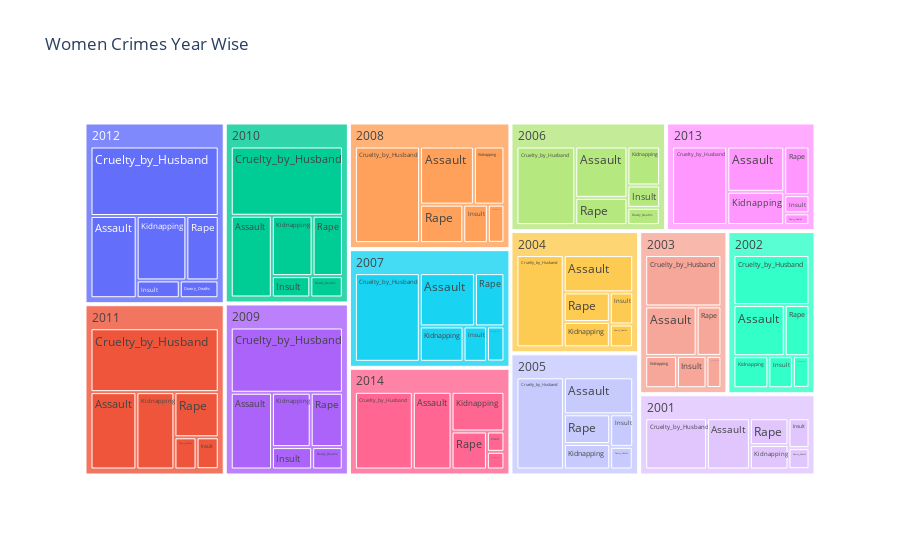

The cell this chart's notebook holds for it:
### Code cell
classy = year_wise_data.melt(id_vars = "Year", var_name = "Cases")
px.treemap(data_frame=classy, path = ["Year", "Cases"], values="value", title = "Women Crimes Year Wise")

### Figure 1 — Plotly figure (JSON) as saved in the notebook; plotly's stock layout.template omitted (floating-point values rounded to 4 significant figures)
{"data": [{"branchvalues": "total", "domain": {"x": [0, 1], "y": [0, 1]}, "hovertemplate": "labels=%{label}<br>value=%{value}<br>parent=%{parent}<br>id=%{id}<extra></extra>", "ids": ["2001/Assault", "2002/Assault", "2003/Assault", "2004/Assault", "2005/Assault", "2006/Assault", "2007/Assault", "2008/Assault", "2009/Assault", "2010/Assault", "2011/Assault", "2012/Assault", "2013/Assault", "2014/Assault", "2001/Cruelty_by_Husband", "2002/Cruelty_by_Husband", "2003/Cruelty_by_Husband", "2004/Cruelty_by_Husband", "2005/Cruelty_by_Husband", "2006/Cruelty_by_Husband", "2007/Cruelty_by_Husband", "2008/Cruelty_by_Husband", "2009/Cruelty_by_Husband", "2010/Cruelty_by_Husband", "2011/Cruelty_by_Husband", "2012/Cruelty_by_Husband", "2013/Cruelty_by_Husband", "2014/Cruelty_by_Husband", "2001/Dowry_Deaths", "2002/Dowry_Deaths", "2003/Dowry_Deaths", "2004/Dowry_Deaths", "2005/Dowry_Deaths", "2006/Dowry_Deaths", "2007/Dowry_Deaths", "2008/Dowry_Deaths", "2009/Dowry_Deaths", "2010/Dowry_Deaths", "2011/Dowry_Deaths", "2012/Dowry_Deaths", "2013/Dowry_Deaths", "2014/Dowry_Deaths", "2001/Importation", "2002/Importation", "2003/Importation", "2004/Importation", "2005/Importation", "2006/Importation", "2007/Importation", "2008/Importation", "2009/Importation", "2010/Importation", "2011/Importation", "2012/Importation", "2013/Importation", "2014/Importation", "2001/Insult", "2002/Insult", "2003/Insult", "2004/Insult", "2005/Insult", "2006/Insult", "2007/Insult", "2008/Insult", "2009/Insult", "2010/Insult", "2011/Insult", "2012/Insult", "2013/Insult", "2014/Insult", "2001/Kidnapping", "2002/Kidnapping", "2003/Kidnapping", "2004/Kidnapping", "2005/Kidnapping", "2006/Kidnapping", "2007/Kidnapping", "2008/Kidnapping", "2009/Kidnapping", "2010/Kidnapping", "2011/Kidnapping", "2012/Kidnapping", "2013/Kidnapping", "2014/Kidnapping", "2001/Rape", "2002/Rape", "2003/Rape", "2004/Rape", "2005/Rape", "2006/Rape", "2007/Rape", "2008/Rape", "2009/Rape", "2010/Rape", "2011/Rape", "2012/Rape", "2013/Rape", "2014/Rape", "2001", "2002", "2003", "2004", "2005", "2006", "2007", "2008", "2009", "2010", "2011", "2012", "2013", "2014"], "labels": ["Assault", "Assault", "Assault", "Assault", "Assault", "Assault", "Assault", "Assault", "Assault", "Assault", "Assault", "Assault", "Assault", "Assault", "Cruelty_by_Husband", "Cruelty_by_Husband", "Cruelty_by_Husband", "Cruelty_by_Husband", "Cruelty_by_Husband", "Cruelty_by_Husband", "Cruelty_by_Husband", "Cruelty_by_Husband", "Cruelty_by_Husband", "Cruelty_by_Husband", "Cruelty_by_Husband", "Cruelty_by_Husband", "Cruelty_by_Husband", "Cruelty_by_Husband", "Dowry_Deaths", "Dowry_Deaths", "Dowry_Deaths", "Dowry_Deaths", "Dowry_Deaths", "Dowry_Deaths", "Dowry_Deaths", "Dowry_Deaths", "Dowry_Deaths", "Dowry_Deaths", "Dowry_Deaths", "Dowry_Deaths", "Dowry_Deaths", "Dowry_Deaths", "Importation", "Importation", "Importation", "Importation", "Importation", "Importation", "Importation", "Importation", "Importation", "Importation", "Importation", "Importation", "Importation", "Importation", "Insult", "Insult", "Insult", "Insult", "Insult", "Insult", "Insult", "Insult", "Insult", "Insult", "Insult", "Insult", "Insult", "Insult", "Kidnapping", "Kidnapping", "Kidnapping", "Kidnapping", "Kidnapping", "Kidnapping", "Kidnapping", "Kidnapping", "Kidnapping", "Kidnapping", "Kidnapping", "Kidnapping", "Kidnapping", "Kidnapping", "Rape", "Rape", "Rape", "Rape", "Rape", "Rape", "Rape", "Rape", "Rape", "Rape", "Rape", "Rape", "Rape", "Rape", "2001", "2002", "2003", "2004", "2005", "2006", "2007", "2008", "2009", "2010", "2011", "2012", "2013", "2014"], "name": "", "parents": ["2001", "2002", "2003", "2004", "2005", "2006", "2007", "2008", "2009", "2010", "2011", "2012", "2013", "2014", "2001", "2002", "2003", "2004", "2005", "2006", "2007", "2008", "2009", "2010", "2011", "2012", "2013", "2014", "2001", "2002", "2003", "2004", "2005", "2006", "2007", "2008", "2009", "2010", "2011", "2012", "2013", "2014", "2001", "2002", "2003", "2004", "2005", "2006", "2007", "2008", "2009", "2010", "2011", "2012", "2013", "2014", "2001", "2002", "2003", "2004", "2005", "2006", "2007", "2008", "2009", "2010", "2011", "2012", "2013", "2014", "2001", "2002", "2003", "2004", "2005", "2006", "2007", "2008", "2009", "2010", "2011", "2012", "2013", "2014", "2001", "2002", "2003", "2004", "2005", "2006", "2007", "2008", "2009", "2010", "2011", "2012", "2013", "2014", "", "", "", "", "", "", "", "", "", "", "", "", "", ""], "type": "treemap", "values": [68248, 67886, 65878, 69134, 68350, 73234, 77468, 80826, 77422, 81226, 85936, 90702, 70739, 82235, 98340, 98474, 101406, 116242, 116638, 126256, 151860, 162688, 179092, 188082, 198270, 213054, 118866, 122877, 13702, 13644, 12416, 14052, 13574, 15236, 16186, 16344, 16766, 16782, 17236, 16466, 8083, 8455, 228, 152, 92, 178, 298, 134, 122, 134, 96, 72, 160, 118, 31, 13, 19492, 20310, 24650, 20002, 19968, 19932, 21900, 24428, 22018, 19922, 17140, 18346, 12589, 9735, 29290, 29012, 26592, 31156, 31500, 34828, 40832, 45878, 51482, 59590, 71130, 76524, 51881, 57311, 32150, 32746, 31694, 36466, 36718, 38696, 41474, 42934, 42794, 44344, 48412, 49846, 33707, 36735, 261450, 262224, 262728, 287230, 287046, 308316, 349842, 373232, 389670, 410018, 438284, 465056, 295896, 317361]}], "layout": {"legend": {"tracegroupgap": 0}, "title": {"text": "Women Crimes Year Wise"}}}
